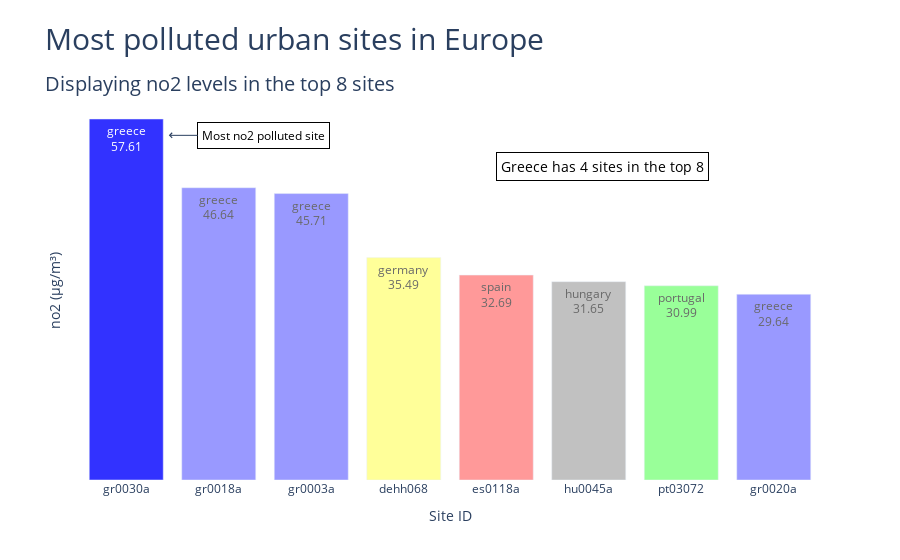

Write notebook code for a chart like this one.
### Code cell
pollutant = 'no2'

def plot_worse_sites(pollutant, show):
    df_most_site_country = pd.read_csv('airquality.csv')
    df_most_site_country = df_most_site_country.query('site_area == "urban"')
    df_most_site_country = df_most_site_country.groupby(['country','site_id'])[[pollutant]].mean()
    df_most_site_country.sort_values(by=pollutant, ascending=False, inplace=True)
    df_most_site_country.reset_index(inplace=True)
    df_most_site_country

    colors = [
        'rgba(0,0,255,0.5)' if country == "greece" 
        else 'rgba(255,255,0,0.5)' if country == "germany" 
        else 'rgba(255,0,0,0.5)' if country == "spain" 
        else 'rgba(0,255,0,0.5)' if country == "portugal" 
        else 'rgba(100,100,100,0.5)' if country == "hungary" 
        else 'grey'
            for country in df_most_site_country['country'].head(show)
    ]
    colors[0] = 'rgba(0,0,255,1)'

    texts = [
        f'{country}<br>{round(value,2)}' 
        for country, value in
        zip(df_most_site_country['country'].head(show), df_most_site_country[pollutant].head(show))
    ]

    fig = go.Figure()
    fig.add_bar(
        x=df_most_site_country['site_id'].head(show), 
        y=df_most_site_country[pollutant].head(show), 
        text=texts, 
        textangle=0,
        textposition='auto',
        marker=dict(
            color=colors,
        ),
        opacity=0.8,
    )

    fig.update_layout(
        title=dict(
            text='Most polluted urban sites in Europe',
            font=dict(
                    size=30,
            ),
            subtitle=dict(
                text=f'Displaying no2 levels in the top {show} sites',
                font=dict(
                    size=20,
                ),
            ),
            pad=dict(
                b=100,
            ),
        ),
        xaxis=dict(
            title='Site ID'
        ),
        yaxis=dict(
            title=f'{pollutant} (µg/m³)',
            tickvals=[],
        ),
        plot_bgcolor='rgba(0,0,0,0)',
        barmode='group',
    )

    fig.add_annotation(
        text="Greece has 4 sites in the top 8",
        xref="paper",
        yref="y",
        x=0.85,
        y=50,
        showarrow=False,
        font=dict(
            size=14,
            color="black"
        ),
        align="center",
        bgcolor="rgba(255, 255, 255, 0.8)",
        bordercolor="black",
        borderwidth=1,
        borderpad=4
    )

    fig.add_annotation(
        text="Most no2 polluted site",
        xref="paper",
        yref="y",
        x=0.12,
        y=55,
        showarrow=True,
        arrowhead=4,
        arrowwidth=1,
        ax=95,
        ay=0,
        font=dict(
            size=12,
            color="black"
        ),
        align="center",
        bgcolor="rgba(255, 255, 255, 0.8)",
        bordercolor="black",
        borderwidth=1,
        borderpad=4
    )

    fig.show()

plot_worse_sites(pollutant, 8)

### Figure 1 — Plotly figure (JSON) as saved in the notebook; plotly's stock layout.template omitted (floating-point values rounded to 4 significant figures)
{"data": [{"marker": {"color": ["rgba(0,0,255,1)", "rgba(0,0,255,0.5)", "rgba(0,0,255,0.5)", "rgba(255,255,0,0.5)", "rgba(255,0,0,0.5)", "rgba(100,100,100,0.5)", "rgba(0,255,0,0.5)", "rgba(0,0,255,0.5)"]}, "opacity": 0.8, "text": ["greece<br>57.61", "greece<br>46.64", "greece<br>45.71", "germany<br>35.49", "spain<br>32.69", "hungary<br>31.65", "portugal<br>30.99", "greece<br>29.64"], "textangle": 0, "textposition": "auto", "type": "bar", "x": ["gr0030a", "gr0018a", "gr0003a", "dehh068", "es0118a", "hu0045a", "pt03072", "gr0020a"], "y": [57.61, 46.64, 45.71, 35.49, 32.69, 31.65, 30.99, 29.64]}], "layout": {"annotations": [{"align": "center", "bgcolor": "rgba(255, 255, 255, 0.8)", "bordercolor": "black", "borderpad": 4, "borderwidth": 1, "font": {"color": "black", "size": 14}, "showarrow": false, "text": "Greece has 4 sites in the top 8", "x": 0.85, "xref": "paper", "y": 50, "yref": "y"}, {"align": "center", "arrowhead": 4, "arrowwidth": 1, "ax": 95, "ay": 0, "bgcolor": "rgba(255, 255, 255, 0.8)", "bordercolor": "black", "borderpad": 4, "borderwidth": 1, "font": {"color": "black", "size": 12}, "showarrow": true, "text": "Most no2 polluted site", "x": 0.12, "xref": "paper", "y": 55, "yref": "y"}], "barmode": "group", "plot_bgcolor": "rgba(0,0,0,0)", "title": {"font": {"size": 30}, "pad": {"b": 100}, "subtitle": {"font": {"size": 20}, "text": "Displaying no2 levels in the top 8 sites"}, "text": "Most polluted urban sites in Europe"}, "xaxis": {"title": {"text": "Site ID"}}, "yaxis": {"tickvals": [], "title": {"text": "no2 (µg/m³)"}}}}
